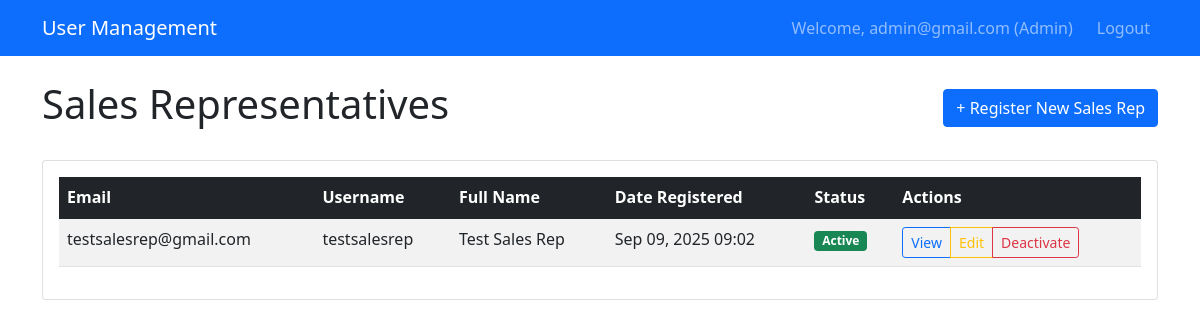
Page /dashboards/admin/sales-reps/ (signed in) on the committed database.
### accounts/models.py (models this page shows, shortened)
class CustomUser(AbstractUser):
    USER_ROLE_TYPE_CHOICES = (
        (1, 'SystAdmin'),
        (2, 'SalesRep'),
        (3, 'Customer'),
    )
    email = models.EmailField(unique=True)
    user_role = models.PositiveSmallIntegerField(choices=USER_ROLE_TYPE_CHOICES, default=1)
    created_at = models.DateTimeField(auto_now_add=True)
    updated_at = models.DateTimeField(auto_now=True)
    USERNAME_FIELD = 'email'
    REQUIRED_FIELDS = ['username']  # Remove 'email' from here since it's now the USERNAME_FIELD
    class Meta:
        db_table = 'users'

### dashboards/views.py (the view)
# urls.py: path('admin/sales-reps/', views.sales_rep_list, name='sales_rep_list'),
@login_required
def sales_rep_list(request):
    if request.user.user_role != 1:
        messages.error(request, 'Access denied.')
        return HttpResponseForbidden('Access denied.')
    sales_reps = CustomUser.objects.filter(user_role=2).order_by('-created_at')
    context = {
        'sales_reps': sales_reps,
    }
    return render(request, 'dashboards/sales_rep_list.html', context)

### templates/dashboards/sales_rep_list.html (shortened to what this page needs)
{% extends 'partials/base.html' %}
{% block content %}
<div class="d-flex justify-content-between align-items-center mb-4">
    <h1>Sales Representatives</h1>
    <a href="{% url 'sales_rep_register' %}" class="btn btn-primary">+ Register New Sales Rep</a>
</div>
<div class="card">
    <div class="card-body">
        {% if sales_reps %}
            <div class="table-responsive">
                <table class="table table-striped table-hover">
                    <thead class="table-dark">
                        <tr>
                            <th>Email</th>
                            <th>Username</th>
                            <th>Full Name</th>
                            <th>Date Registered</th>
                            <th>Status</th>
                            <th>Actions</th>
                        </tr>
                    </thead>
                    <tbody>
                        {% for rep in sales_reps %}
                        <tr>
                            <td>{{ rep.email }}</td>
                            <td>{{ rep.username }}</td>
                            <td>{{ rep.first_name }} {{ rep.last_name }}</td>
                            <td>{{ rep.created_at|date:"M d, Y H:i" }}</td>
                            <td>
                                {% if rep.is_active %}
                                    <span class="badge bg-success">Active</span>
                                {% else %}
                                    <span class="badge bg-danger">Inactive</span>
                                {% endif %}
                            </td>
                            <td>
                                <div class="btn-group btn-group-sm" role="group">
                                    <button type="button" class="btn btn-outline-primary btn-sm" title="View Profile">
                                        View
                                    </button>
                                    <button type="button" class="btn btn-outline-warning btn-sm" title="Edit">
                                        Edit
                                    </button>
                                    {% if rep.is_active %}
                                        <button type="button" class="btn btn-outline-danger btn-sm" title="Deactivate">
                                            Deactivate
                                        </button>
                                    {% else %}
                                        <button type="button" class="btn btn-outline-success btn-sm" title="Activate">
                                            Activate
                                        </button>
                                    {% endif %}
                                </div>
                            </td>
                        </tr>
                        {% endfor %}
                    </tbody>
                </table>
            </div>
        {% else %}
            <p>There are no sales Reps yet, Create one</p>
        {% endif %}
    </div>
</div>
{% endblock %}

### templates/partials/navbar.html
<nav class="navbar navbar-expand-lg navbar-dark bg-primary">
    <div class="container">
        <a class="navbar-brand" href="{% url 'dashboard' %}">User Management</a>
        <div class="navbar-nav ms-auto">
            {% if user.is_authenticated %}
                <span class="navbar-text me-3">
                    Welcome, {{ user.email }}
                    {% if user.user_role == 1 %}(Admin)
                    {% elif user.user_role == 2 %}(Sales Rep)
                    {% else %}(Customer){% endif %}
                </span>
                <a class="nav-link" href="{% url 'logout' %}">Logout</a>
            {% else %}
                <a class="nav-link" href="{% url 'login' %}">Login</a>
                <a class="nav-link" href="{% url 'customer_register' %}">Register</a>
            {% endif %}
        </div>
    </div>
</nav>

### rows in the picture
CustomUser: email "admin@gmail.com"
CustomUser: email "testsalesrep@gmail.com", username "testsalesrep", first_name "Test", last_name "Sales Rep", created_at "Sep 09, 2025 09:02", is_active "Active"
